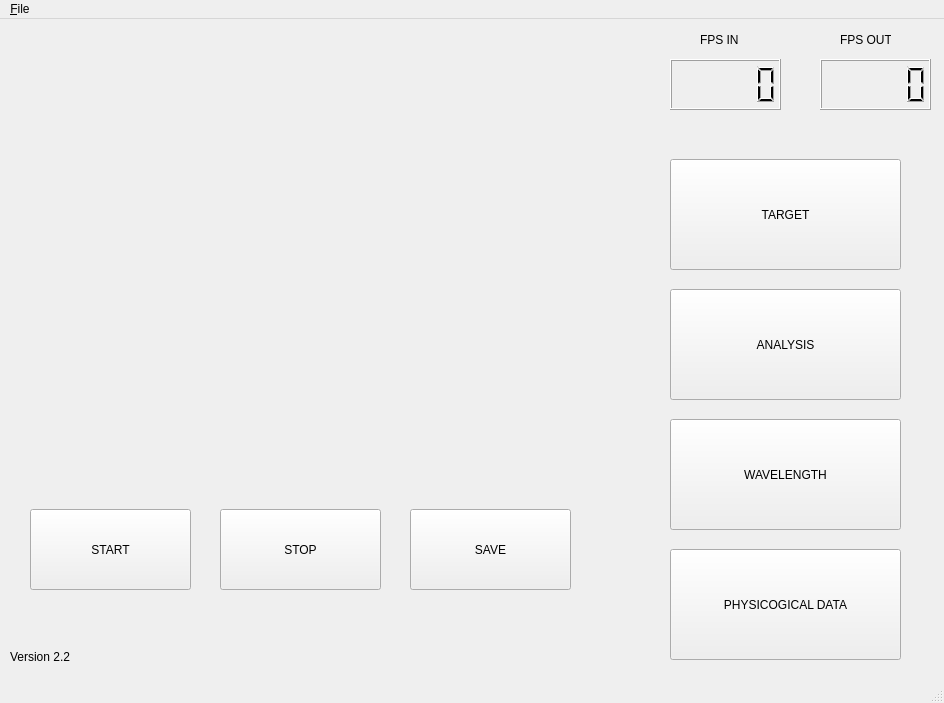
<?xml version="1.0" encoding="UTF-8"?>
<ui version="4.0">
 <class>MainWindow</class>
 <widget class="QMainWindow" name="MainWindow">
  <property name="geometry">
   <rect>
    <x>0</x>
    <y>0</y>
    <width>944</width>
    <height>703</height>
   </rect>
  </property>
  <property name="windowTitle">
   <string>MainWindow</string>
  </property>
  <widget class="QWidget" name="centralwidget">
   <widget class="QPushButton" name="pushButton">
    <property name="geometry">
     <rect>
      <x>30</x>
      <y>490</y>
      <width>161</width>
      <height>81</height>
     </rect>
    </property>
    <property name="text">
     <string>START</string>
    </property>
   </widget>
   <widget class="QPushButton" name="pushButton_2">
    <property name="geometry">
     <rect>
      <x>220</x>
      <y>490</y>
      <width>161</width>
      <height>81</height>
     </rect>
    </property>
    <property name="text">
     <string>STOP</string>
    </property>
   </widget>
   <widget class="QPushButton" name="pushButton_3">
    <property name="geometry">
     <rect>
      <x>410</x>
      <y>490</y>
      <width>161</width>
      <height>81</height>
     </rect>
    </property>
    <property name="text">
     <string>SAVE</string>
    </property>
   </widget>
   <widget class="QLCDNumber" name="lcdNumber">
    <property name="geometry">
     <rect>
      <x>670</x>
      <y>40</y>
      <width>111</width>
      <height>51</height>
     </rect>
    </property>
   </widget>
   <widget class="QLCDNumber" name="lcdNumber_2">
    <property name="geometry">
     <rect>
      <x>820</x>
      <y>40</y>
      <width>111</width>
      <height>51</height>
     </rect>
    </property>
   </widget>
   <widget class="QLabel" name="label">
    <property name="geometry">
     <rect>
      <x>700</x>
      <y>0</y>
      <width>41</width>
      <height>41</height>
     </rect>
    </property>
    <property name="text">
     <string>FPS IN</string>
    </property>
   </widget>
   <widget class="QLabel" name="label_2">
    <property name="geometry">
     <rect>
      <x>840</x>
      <y>10</y>
      <width>51</width>
      <height>21</height>
     </rect>
    </property>
    <property name="text">
     <string>FPS OUT</string>
    </property>
   </widget>
   <widget class="QPushButton" name="pushButton_4">
    <property name="geometry">
     <rect>
      <x>670</x>
      <y>140</y>
      <width>231</width>
      <height>111</height>
     </rect>
    </property>
    <property name="text">
     <string>TARGET</string>
    </property>
   </widget>
   <widget class="QPushButton" name="pushButton_5">
    <property name="geometry">
     <rect>
      <x>670</x>
      <y>270</y>
      <width>231</width>
      <height>111</height>
     </rect>
    </property>
    <property name="text">
     <string>ANALYSIS</string>
    </property>
   </widget>
   <widget class="QPushButton" name="pushButton_6">
    <property name="geometry">
     <rect>
      <x>670</x>
      <y>400</y>
      <width>231</width>
      <height>111</height>
     </rect>
    </property>
    <property name="text">
     <string>WAVELENGTH</string>
    </property>
   </widget>
   <widget class="QPushButton" name="pushButton_7">
    <property name="geometry">
     <rect>
      <x>670</x>
      <y>530</y>
      <width>231</width>
      <height>111</height>
     </rect>
    </property>
    <property name="text">
     <string>PHYSICOGICAL DATA</string>
    </property>
   </widget>
   <widget class="QLabel" name="label_3">
    <property name="geometry">
     <rect>
      <x>10</x>
      <y>630</y>
      <width>71</width>
      <height>16</height>
     </rect>
    </property>
    <property name="text">
     <string>Version 2.2</string>
    </property>
   </widget>
   <widget class="QLabel" name="label_4">
    <property name="geometry">
     <rect>
      <x>30</x>
      <y>40</y>
      <width>511</width>
      <height>421</height>
     </rect>
    </property>
    <property name="text">
     <string/>
    </property>
   </widget>
  </widget>
  <widget class="QMenuBar" name="menubar">
   <property name="geometry">
    <rect>
     <x>0</x>
     <y>0</y>
     <width>944</width>
     <height>26</height>
    </rect>
   </property>
   <widget class="QMenu" name="menu_File">
    <property name="title">
     <string>&amp;File</string>
    </property>
    <addaction name="action_Open"/>
    <addaction name="action_Save"/>
   </widget>
   <addaction name="menu_File"/>
  </widget>
  <widget class="QStatusBar" name="statusbar"/>
  <action name="action_Open">
   <property name="text">
    <string>&amp;Open</string>
   </property>
   <property name="toolTip">
    <string>Open a different image file</string>
   </property>
   <property name="shortcut">
    <string>Alt+O</string>
   </property>
  </action>
  <action name="action_Save">
   <property name="text">
    <string>&amp;Save</string>
   </property>
   <property name="shortcut">
    <string>Alt+S</string>
   </property>
   <property name="shortcutVisibleInContextMenu">
    <bool>true</bool>
   </property>
  </action>
 </widget>
 <resources/>
 <connections/>
</ui>
